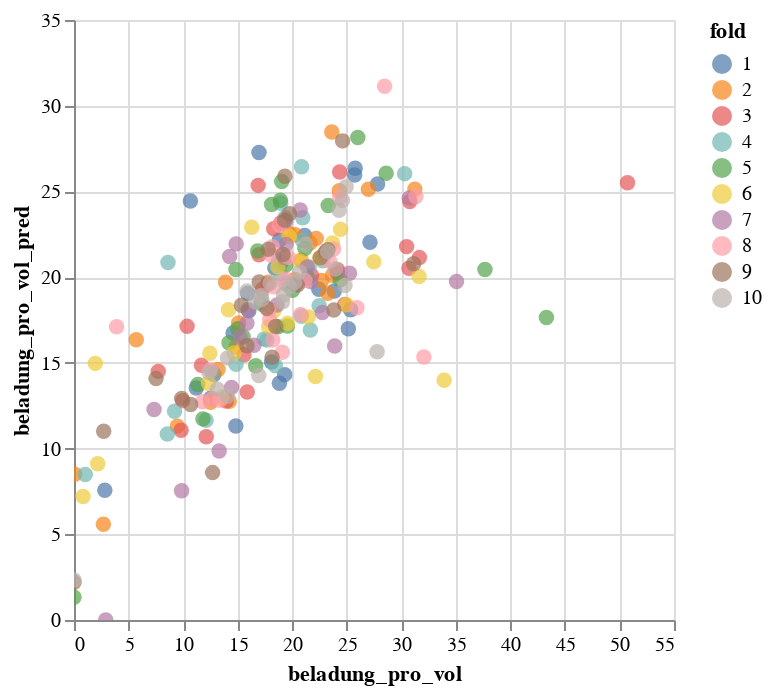

The notebook cell saved with this chart:
### Markdown cell above
PARITY PLOT - ALT

### Code cell
alt.Chart(results).mark_circle(size=60).encode(
    x=label,
    y=f"{label}_pred",
    color="fold:N",
    tooltip=["structure_name", label, f"{label}_pred", "abs_rel_deviation", "fold"]
).interactive()

### Figure 1 — Vega-Lite specification as saved in the notebook (floating-point values rounded to 4 significant figures; data arrays with more than 128 entries replaced by an {"elided": "..."} marker saying what was removed)
{"config": {"view": {"continuousWidth": 300, "continuousHeight": 300}}, "data": {"name": "data-1e5791ce3dfa805fc532a466bb856777"}, "mark": {"type": "circle", "size": 60}, "encoding": {"color": {"field": "fold", "type": "nominal"}, "tooltip": [{"field": "structure_name", "type": "nominal"}, {"field": "beladung_pro_vol", "type": "quantitative"}, {"field": "beladung_pro_vol_pred", "type": "quantitative"}, {"field": "abs_rel_deviation", "type": "quantitative"}, {"field": "fold", "type": "quantitative"}], "x": {"field": "beladung_pro_vol", "type": "quantitative"}, "y": {"field": "beladung_pro_vol_pred", "type": "quantitative"}}, "params": [{"name": "param_1", "select": {"type": "interval", "encodings": ["x", "y"]}, "bind": "scales"}], "$schema": "https://vega.github.io/schema/vega-lite/v5.20.1.json", "datasets": {"data-1e5791ce3dfa805fc532a466bb856777": {"elided": "245 records"}}}
